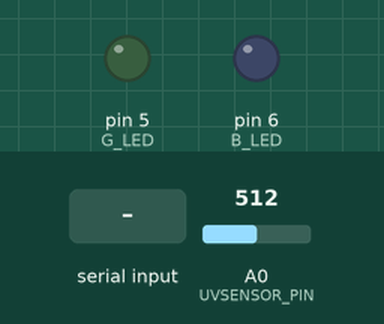
Recording of a sketch running on a simulated Arduino Uno, built with avr-gcc and run on an emulated ATmega328P. On the bench: output pins drawn as LEDs (lit = HIGH). Inputs (shaded band) come from the test bench; at power-on: A0 (UVSENSOR_PIN) = 512.

Above: at 2.4 s.
2.5 s: "conn_on" received over the second serial link
At 3.54 s:
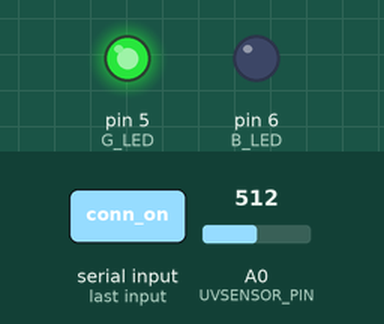
At 4.1 s:
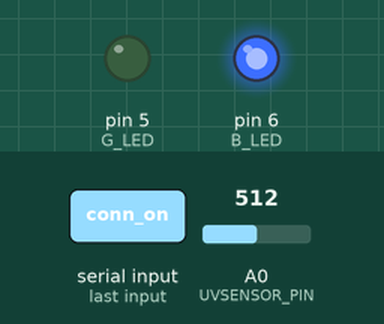
5.1 s: "conn_off" received over the second serial link
At 6.15 s:
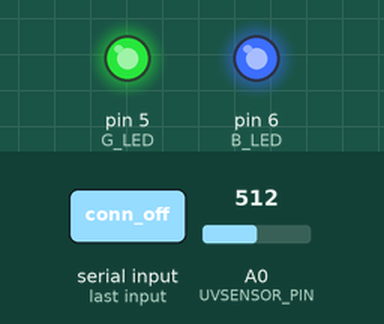
Timing chart, 0 to 8.1 s (numbered marks = the images above; inputs shaded):
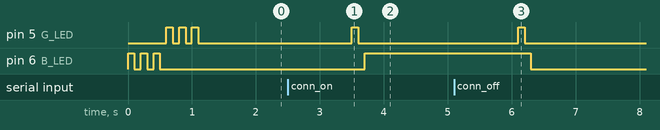

The sketch:

uvsensor.ino
```cpp
// Includes
#include <SoftwareSerial.h>

// Pins
#define UVSENSOR_PIN A0
#define BT_RX 2
#define BT_TX 3
#define B_LED 6
#define G_LED 5

// Variables
bool B_LED_STATUS = LOW;
bool G_LED_STATUS = LOW;
bool is_nano = false;

// Serials
SoftwareSerial BT(BT_RX, BT_TX);

void setup() {

	if(is_nano) {
		Serial.begin(9600);
	}

	BT.begin(9600);
	pinMode(UVSENSOR_PIN, INPUT);
	pinMode(B_LED, OUTPUT);
	pinMode(G_LED, OUTPUT);
	blink(B_LED, 3);
	blink(G_LED, 3);
	if(is_nano) {
 		Serial.println("Setup complete!");
	}
}

void loop() {
	String data = "";

	if(BT.available()) {
// 		// Serial.println("Reading BT serial...");
		data = BT.readString();
//		blink(B_LED, 1);
		if(is_nano) {
	 		Serial.println(data);
		}
	}

	// blink(G_LED, 1);
	// digitalWrite(B_LED, HIGH);

	int uvindex = 0;
	int uvread = analogRead(UVSENSOR_PIN);

	if(uvread > 1170) {
		uvindex = 11;
	} else if(uvread > 1079) {
		uvindex = 10;
	} else if(uvread > 976) {
		uvindex = 9;
	} else if(uvread > 881) {
		uvindex = 8;
	} else if(uvread > 795) {
		uvindex = 7;
	} else if(uvread > 696) {
		uvindex = 6;
	} else if(uvread > 606) {
		uvindex = 5;
	} else if(uvread > 503) {
		uvindex = 4;
	} else if(uvread > 408) {
		uvindex = 3;
	} else if(uvread > 318) {
		uvindex = 2;
	} else if(uvread > 227) {
		uvindex = 1;
	} else {
		uvindex = 0;
	}

// 	Serial.print(uvread);
// 	Serial.print(":");
// 	Serial.println(uvindex);

	if(data == "conn_on") {
		blink(G_LED, 1);
		digitalWrite(B_LED, HIGH);
		BT.print(String(uvread) + ":" + String(uvindex) + "@");
	} else if(data == "conn_off") {
		blink(G_LED, 1);
		digitalWrite(B_LED, LOW);
	}
}

void blink(int led, int times) {
	for(int i = 0; i < times; i++) {
		digitalWrite(led, HIGH);
		delay(100);
		digitalWrite(led, LOW);
		delay(100);
	}
}
```

Measured:
- after the input at 2.5 s, pin 5 (G_LED): LOW → HIGH after 1.0 s, → LOW 0.10 s later; pin 6 (B_LED): LOW → HIGH after 1.2 s
- after the input at 5.1 s, pin 5 (G_LED): LOW → HIGH after 1.0 s, → LOW 0.10 s later; pin 6 (B_LED): HIGH → LOW after 1.2 s
